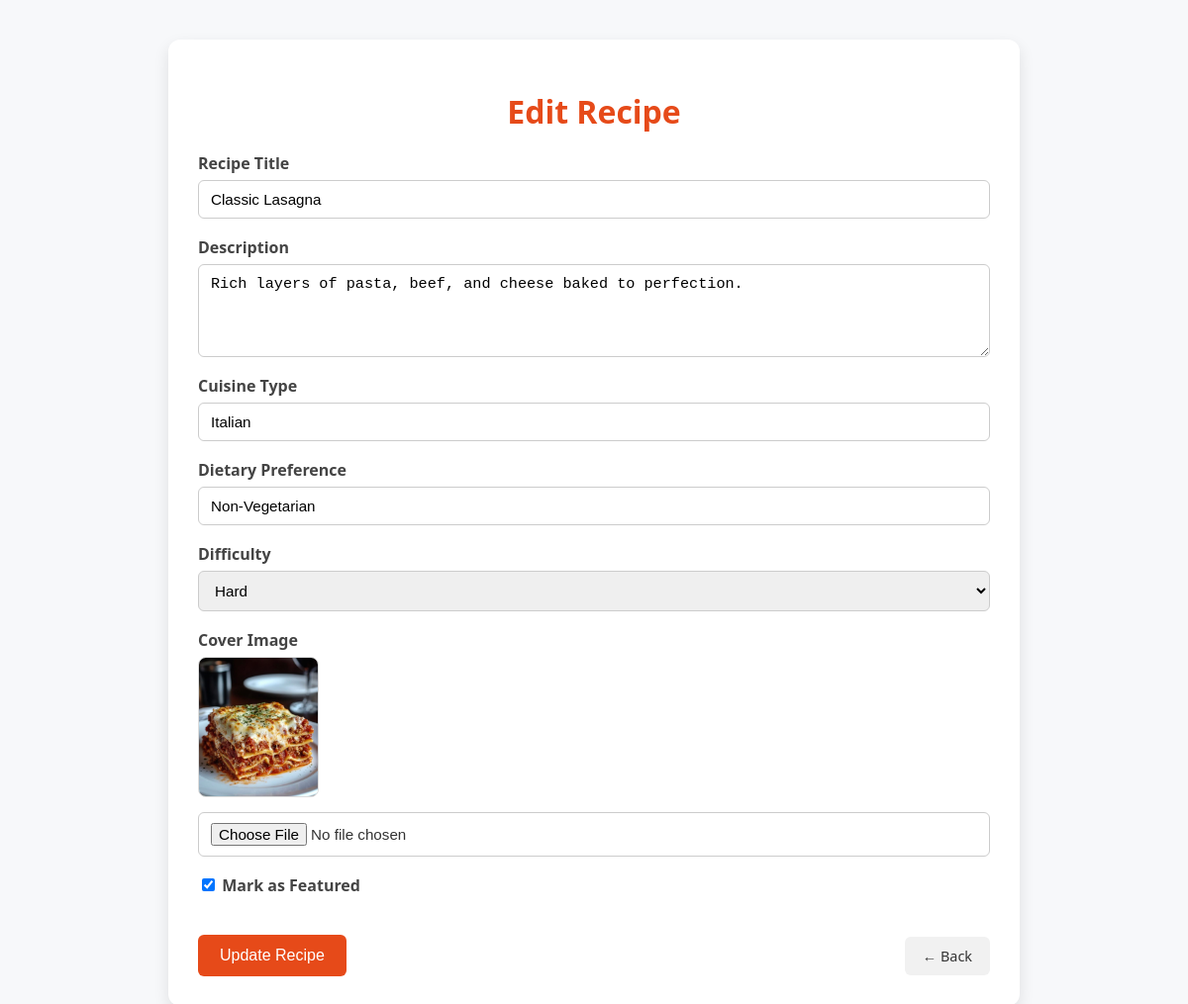
The app's page /admin/recipe_edit.php?id=15 (signed in) with its own data.
### tables this page shows
CREATE TABLE `recipes` (
  `recipe_id` int(11) NOT NULL,
  `user_id` int(11) DEFAULT NULL,
  `title` varchar(150) NOT NULL,
  `description` text DEFAULT NULL,
  `cover_img_src` varchar(255) DEFAULT NULL,
  `is_featured` tinyint(1) DEFAULT 0,
  `cuisine_type` varchar(50) DEFAULT NULL,
  `dietary_preference` varchar(50) DEFAULT NULL,
  `difficulty` enum('Easy','Medium','Hard') DEFAULT NULL,
  `created_at` timestamp NOT NULL DEFAULT current_timestamp()
);

### admin/recipe_edit.php (the view, shortened to what this page needs)
<?php
include '../includes/db_connect.php';
$recipeId = isset($_GET['id']) ? (int)$_GET['id'] : 0;
$stmt = $conn->prepare("SELECT * FROM recipes WHERE recipe_id = ?");
$stmt->bind_param("i", $recipeId);
$stmt->execute();
$recipe = $stmt->get_result()->fetch_assoc();
?>
<!DOCTYPE html>
<html lang="en">
<head>
    <link rel="stylesheet" href="../assets/css/admin_recipe_form.css">
</head>
<body>
    <div class="admin-container">
        <h1>Edit Recipe</h1>
        <form method="POST" enctype="multipart/form-data" class="admin-form">
            <div class="form-group">
                <label for="title">Recipe Title</label>
                <input type="text" name="title" value="<?= htmlspecialchars($recipe['title']) ?>" required>
            </div>
            <div class="form-group">
                <label for="description">Description</label>
                <textarea name="description" rows="4" required><?= htmlspecialchars($recipe['description']) ?></textarea>
            </div>
            <div class="form-group">
                <label for="cuisine_type">Cuisine Type</label>
                <input type="text" name="cuisine_type" value="<?= htmlspecialchars($recipe['cuisine_type']) ?>" required>
            </div>
            <div class="form-group">
                <label for="dietary_preference">Dietary Preference</label>
                <input type="text" name="dietary_preference" value="<?= htmlspecialchars($recipe['dietary_preference']) ?>">
            </div>
            <div class="form-group">
                <label for="difficulty">Difficulty</label>
                <select name="difficulty" required>
                    <option value="Hard" <?= $recipe['difficulty'] === 'Hard' ? 'selected' : '' ?>>Hard</option>
                </select>
            </div>
            <div class="form-group">
                <label for="cover_img">Cover Image</label>
                <?php if ($recipe['cover_img_src']): ?>
                    <div class="current-img">
                        <img src="../<?= ltrim($recipe['cover_img_src'], './') ?>" alt="Current Image" height="80">
                    </div>
                <?php endif; ?>
                <input type="file" name="cover_img" accept="image/*">
            </div>
            <div class="form-group">
                <label><input type="checkbox" name="is_featured" <?= $recipe['is_featured'] ? 'checked' : '' ?>> Mark as Featured</label>
            </div>
            <div class="form-actions">
                <button type="submit">Update Recipe</button>
                <a href="recipes.php" class="btn-back">← Back</a>
            </div>
        </form>
    </div>
</body>
</html>

### assets/css/admin_recipe_form.css (style rules this page uses)
body { font-family: "Segoe UI", Tahoma, Geneva, Verdana, sans-serif; background: #f7f8fa; margin: 0; padding: 0; color: #333; }
.admin-container { max-width: 800px; margin: 40px auto; padding: 30px; background: #fff; border-radius: 12px; box-shadow: 0 6px 15px rgba(0,0,0,0.1); }
.admin-container h1 { margin-bottom: 20px; font-size: 2rem; color: #e64a19; text-align: center; }
.admin-form { display: flex; flex-direction: column; gap: 18px; }
.form-group { display: flex; flex-direction: column; }
.form-group label { margin-bottom: 6px; font-weight: bold; color: #444; }
.form-group input[type="text"], .form-group input[type="file"], .form-group select, .form-group textarea { padding: 10px 12px; border: 1px solid #ccc; border-radius: 6px; font-size: 0.95rem; transition: border-color 0.2s, box-shadow 0.2s; }
textarea { resize: vertical; }
.current-img { margin-bottom: 10px; }
.current-img img { border-radius: 8px; max-width: 120px; height: auto; border: 1px solid #ddd; }
.form-actions { display: flex; justify-content: space-between; align-items: center; gap: 12px; margin-top: 15px; }
button[type="submit"] { background: #e64a19; color: #fff; padding: 12px 22px; border: none; border-radius: 6px; cursor: pointer; font-size: 1rem; font-weight: 500; transition: background 0.3s ease; }
.btn-back { display: inline-block; padding: 10px 18px; background: #f1f1f1; color: #333; text-decoration: none; border-radius: 6px; font-size: 0.9rem; transition: background 0.3s; }

### records on screen
recipes: title "Classic Lasagna", description "Rich layers of pasta, beef, and cheese baked to perfection.", cuisine_type "Italian", dietary_preference "Non-Vegetarian", difficulty "Hard", cover_img_src (picture), is_featured "☑"
